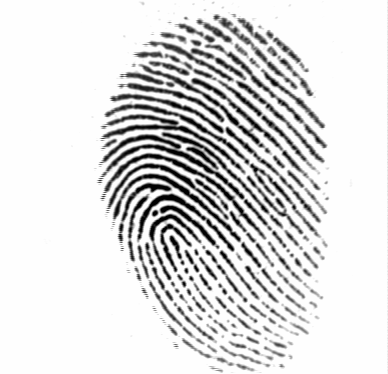
#> input picture assets/samples/101_1.tif, 388 x 374 px
$ python -i detector.py   (imports and definitions only)
#> lines starting #> are read from the running program, lines starting #| are printed output that depends on the picture; after the words box and inside, x2 and y2 are one past the last pixel; in counts of white or black regions, pixels touching at a corner belong together
import cv2
import numpy as np
from PIL import Image
import matplotlib.pyplot as plt
import matplotlib.patches as patches
from io import BytesIO
import base64

def detect_minutiae(image_file):
    """
    Detect minutiae points in fingerprint image

    Args:
        image_file: Uploaded image file from Streamlit

    Returns:
        tuple: (minutiae_overlay_image, minutiae_data_dict)
    """
#> called with image_file = '../../assets/samples/101_1.tif'
    try:
        # Convert Streamlit uploaded file to PIL Image
        image = Image.open(image_file)
#> image is the input picture: PIL image 388x374 L; min 1, max 254, mean 220.7

        # Convert to numpy array for OpenCV processing
        img_array = np.array(image)

        # Convert to grayscale if needed
        if len(img_array.shape) == 3:
            gray = cv2.cvtColor(img_array, cv2.COLOR_RGB2GRAY)
        else:
            gray = img_array

        # Preprocess the image
        processed = preprocess_for_minutiae(gray)

        # Detect minutiae points
        minutiae_points = find_minutiae_points(processed)

        # Create visualization
        overlay_image = create_minutiae_overlay(img_array, minutiae_points)

        # Prepare data for return
        minutiae_data = {
            'minutiae': minutiae_points,
            'total_count': len(minutiae_points),
            'ridge_endings': len([m for m in minutiae_points if m['type'] == 'ridge_ending']),
            'bifurcations': len([m for m in minutiae_points if m['type'] == 'bifurcation']),
            'image_size': img_array.shape,
            'processing_steps': ['grayscale_conversion', 'enhancement', 'skeletonization', 'minutiae_detection']
        }

        return overlay_image, minutiae_data

    except Exception as e:
        # Return fallback results if processing fails
        fallback_image = create_fallback_image(img_array.shape if 'img_array' in locals() else (300, 300))
        fallback_data = {
            'minutiae': [],
            'total_count': 0,
            'ridge_endings': 0,
            'bifurcations': 0,
            'error': str(e),
            'processing_steps': ['error_occurred']
        }
        return fallback_image, fallback_data

def preprocess_for_minutiae(gray_image):
    """Preprocess image for minutiae detection"""
    # Apply Gaussian blur
    blurred = cv2.GaussianBlur(gray_image, (3, 3), 0)

    # Apply adaptive thresholding
    thresh = cv2.adaptiveThreshold(blurred, 255, cv2.ADAPTIVE_THRESH_GAUSSIAN_C,
                                 cv2.THRESH_BINARY, 11, 2)
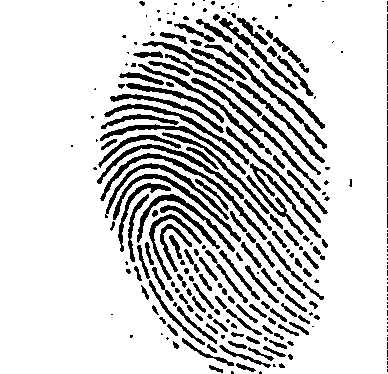
#> thresh: shape (374, 388); 82.1% white; 257 black regions (111 under 20 px), largest, box (x1, y1, x2, y2) and area: (138, 64, 321, 191) 1422, (100, 153, 267, 240) 947, (97, 144, 244, 199) 760

    # Invert the image (ridges should be white)
    inverted = cv2.bitwise_not(thresh)

    # Apply morphological operations to clean up
    kernel = np.ones((2, 2), np.uint8)
    cleaned = cv2.morphologyEx(inverted, cv2.MORPH_CLOSE, kernel)
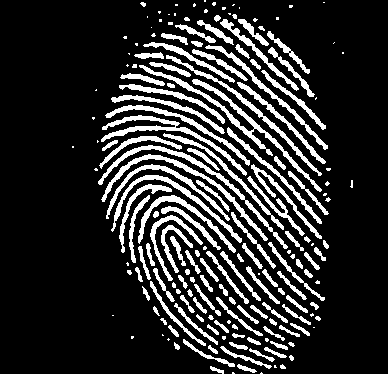
#> cleaned: shape (374, 388); 17.7% white; 185 white regions (62 under 20 px), largest, box (x1, y1, x2, y2) and area: (139, 65, 322, 192) 1428, (101, 115, 247, 176) 1022, (98, 145, 288, 249) 998

    # Skeletonize the image
    skeleton = skeletonize(cleaned)

    return skeleton

def skeletonize(image):
    """Skeletonize binary image using morphological operations"""
    # Convert to binary
    binary = (image > 128).astype(np.uint8)

    # Skeletonization using morphological operations
    skeleton = np.zeros_like(binary)
    kernel = np.ones((3, 3), np.uint8)

    while True:
        # Erode
        eroded = cv2.erode(binary, kernel)
        # Open
        opened = cv2.morphologyEx(eroded, cv2.MORPH_OPEN, kernel)
        # Subtract
        temp = cv2.subtract(eroded, opened)
        # Union
        skeleton = cv2.bitwise_or(skeleton, temp)
        # Update binary
        binary = eroded.copy()

        if cv2.countNonZero(binary) == 0:
            break
#> this loop made 3 passes
#> pass 1, in skeletonize, `eroded = cv2.erode(binary, kernel)`:
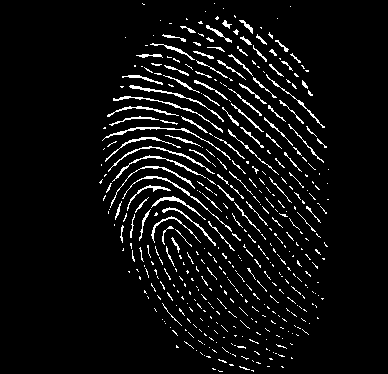
#> eroded: shape (374, 388); values 0 (black) and 1 (white), 5.6% white in thin lines or dots, all inside (x1, y1, x2, y2) = (99, 3, 329, 372)
#> pass 1, in skeletonize, `opened = cv2.morphologyEx(eroded, cv2.MORPH_OPEN, kernel)`:
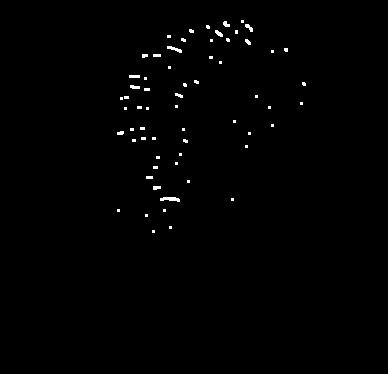
#> opened: shape (374, 388); values 0 (black) and 1 (white), 0.69% white; 63 white regions (49 under 20 px), largest, box (x1, y1, x2, y2) and area: (160, 197, 180, 202) 70, (167, 46, 182, 53) 49, (245, 24, 253, 32) 34
#> after the loop: binary: shape (374, 388); every value is 0
#> after the loop:
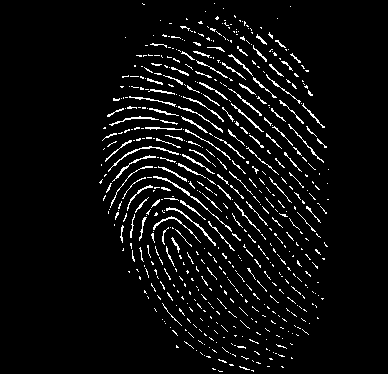
#> skeleton: shape (374, 388); values 0 (black) and 1 (white), 5.1% white in thin lines or dots, all inside (x1, y1, x2, y2) = (99, 3, 329, 372)

    return skeleton

def find_minutiae_points(skeleton):
    """Find minutiae points in skeletonized image"""
    minutiae = []

    # Define 3x3 neighborhood patterns for minutiae detection
    ridge_ending_pattern = np.array([
        [0, 1, 0],
        [0, 1, 0],
        [0, 0, 0]
    ])

    bifurcation_pattern = np.array([
        [0, 1, 0],
        [1, 1, 1],
        [0, 0, 0]
    ])

    height, width = skeleton.shape
#> height = 374; width = 388

    for i in range(1, height-1):
        for j in range(1, width-1):
            if skeleton[i, j] == 1:  # Only check white pixels
                # Extract 3x3 neighborhood
                neighborhood = skeleton[i-1:i+2, j-1:j+2]

                # Count connected components
                connectivity = count_connectivity(neighborhood)

                # Classify minutiae based on connectivity
                if connectivity == 1:
                    # Ridge ending
                    minutiae.append({
                        'x': j,
                        'y': i,
                        'type': 'ridge_ending',
                        'confidence': 0.8 + np.random.uniform(0, 0.2)
                    })
                elif connectivity == 3:
                    # Bifurcation
                    minutiae.append({
                        'x': j,
                        'y': i,
                        'type': 'bifurcation',
                        'confidence': 0.75 + np.random.uniform(0, 0.2)
                    })

    return minutiae

def count_connectivity(neighborhood):
    """Count the number of connected components in 3x3 neighborhood"""
    # Simplified connectivity counting
    # Count transitions from 0 to 1 in clockwise direction
    transitions = 0
    center = neighborhood[1, 1]

    if center == 0:
        return 0

    # Check 8-neighbor connectivity
    neighbors = [
        neighborhood[0, 1],  # top
        neighborhood[0, 2],  # top-right
        neighborhood[1, 2],  # right
        neighborhood[2, 2],  # bottom-right
        neighborhood[2, 1],  # bottom
        neighborhood[2, 0],  # bottom-left
        neighborhood[1, 0],  # left
        neighborhood[0, 0]   # top-left
    ]

    # Count transitions from 0 to 1
    for i in range(len(neighbors)):
        current = neighbors[i]
        next_neighbor = neighbors[(i + 1) % len(neighbors)]
        if current == 0 and next_neighbor == 1:
            transitions += 1

    return transitions

def create_minutiae_overlay(original_image, minutiae_points):
    """Create visualization with minutiae points overlaid"""
    # Convert to RGB if grayscale
    if len(original_image.shape) == 2:
        overlay = cv2.cvtColor(original_image, cv2.COLOR_GRAY2RGB)
    else:
        overlay = original_image.copy()

    # Draw minutiae points
    for minutiae in minutiae_points:
        x, y = minutiae['x'], minutiae['y']
        minutiae_type = minutiae['type']

        if minutiae_type == 'ridge_ending':
            # Draw red circle for ridge endings
            cv2.circle(overlay, (x, y), 3, (255, 0, 0), -1)
            cv2.circle(overlay, (x, y), 5, (255, 0, 0), 1)
        elif minutiae_type == 'bifurcation':
            # Draw green circle for bifurcations
            cv2.circle(overlay, (x, y), 3, (0, 255, 0), -1)
            cv2.circle(overlay, (x, y), 5, (0, 255, 0), 1)
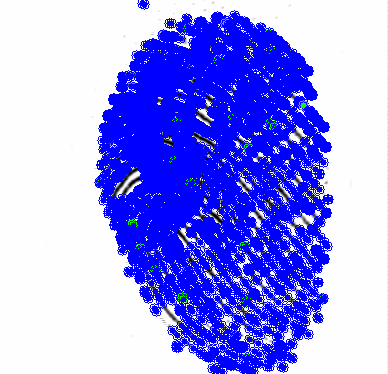
#> overlay: shape (374, 388, 3); mean B, G, R 250.9, 153.2, 152.6

    # Add legend
    legend_y = 30
    cv2.putText(overlay, 'Ridge Endings (Red)', (10, legend_y),
                cv2.FONT_HERSHEY_SIMPLEX, 0.5, (255, 0, 0), 1)
    cv2.putText(overlay, 'Bifurcations (Green)', (10, legend_y + 20),
                cv2.FONT_HERSHEY_SIMPLEX, 0.5, (0, 255, 0), 1)
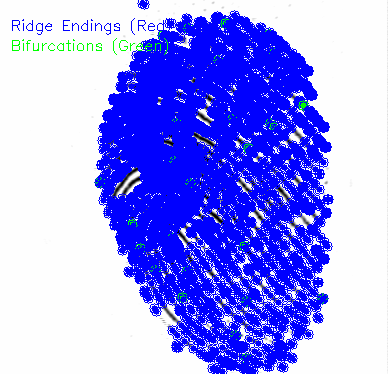
#> overlay: shape (374, 388, 3); mean B, G, R 250.2, 152.7, 151.4

    return overlay

def create_fallback_image(shape):
    """Create a fallback image when processing fails"""
    fallback = np.zeros((shape[0], shape[1], 3), dtype=np.uint8)
    cv2.putText(fallback, 'Processing Error', (50, shape[0]//2),
                cv2.FONT_HERSHEY_SIMPLEX, 1, (255, 255, 255), 2)
    return fallback

# Additional utility functions
def analyze_minutiae_quality(minutiae_points):
    """Analyze the quality of detected minutiae"""
    if not minutiae_points:
        return {'quality_score': 0, 'issues': ['No minutiae detected']}

    total_points = len(minutiae_points)
    ridge_endings = len([m for m in minutiae_points if m['type'] == 'ridge_ending'])
    bifurcations = len([m for m in minutiae_points if m['type'] == 'bifurcation'])

    # Calculate quality metrics
    quality_score = min(1.0, total_points / 50)  # Normalize to 0-1
    balance_ratio = abs(ridge_endings - bifurcations) / total_points if total_points > 0 else 1

    issues = []
    if total_points < 10:
        issues.append('Very few minutiae detected')
    if balance_ratio > 0.8:
        issues.append('Unbalanced minutiae types')

    return {
        'quality_score': quality_score,
        'balance_ratio': balance_ratio,
        'issues': issues,
        'total_points': total_points,
        'ridge_endings': ridge_endings,
        'bifurcations': bifurcations
    }

>>> result = detect_minutiae('../../assets/samples/101_1.tif')
